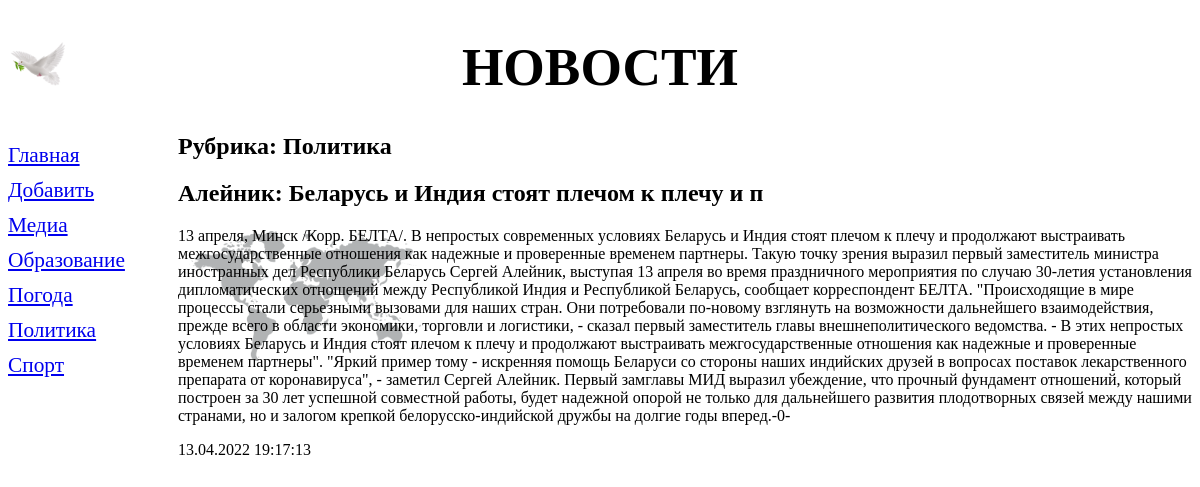
The page /bboard/2/ on the database its author committed.
### bboard/models.py (models this page shows, shortened)
class Rubric(models.Model):
    name = models.CharField(max_length=20, db_index=True, verbose_name='Haзвaниe')
    class Meta:
        verbose_name_plural = 'Рубрики'
        verbose_name = 'Рубрика'
        ordering = ['name']

class Bb(models.Model):
    title = models.CharField(max_length=50, verbose_name='Событие')
    content = models.TextField(null=True, blank=True, verbose_name='Описание')
    price = models.FloatField(null=True, blank=True, verbose_name='Рейтинг актуальности')
    published = models.DateTimeField(auto_now_add=True, db_index=True, verbose_name='Опубликовано')
    rubric = models.ForeignKey('Rubric', null=True, on_delete=models.PROTECT, verbose_name='Рубрика')
    class Meta:
        verbose_name_plural = 'События'
        verbose_name = 'Событие'
        ordering = ['-published']

### bboard/views.py (the view)
# urls.py: path('<int:rubric_id>/', by_rubric, name='by_rubric'),
def by_rubric(request, rubric_id):
    bbs = Bb.objects.filter(rubric=rubric_id)
    rubrics = Rubric.objects.all()
    current_rubric = Rubric.objects.get(pk=rubric_id)
    context = {'bbs': bbs, 'rubrics': rubrics,
               'current_rubric': current_rubric}
    return render(request, 'bboard/by_rubric.html', context)

### bboard/templates/bboard/by_rubric.html (shortened to what this page needs)
{% extends "layout/basic.html" %}
{% block content %}
<h2>Рубрика: {{ current_rubric.name }}</h2>
{% for bb in bbs %} <div>
<h2>{{ bb.title }}</h2>
<p>{{ bb.content }}</p>
<p>{{ bb.published|date:"d.m.Y H:i:s" }}</p>
</div>
{% endfor %}
{% endblock %}

### bboard/templates/layout/basic.html (shortened to what this page needs)
{% load static %}
{% load static %}
<!DOCTYPE html>
<html>
<head>
    <link rel="stylesheet" type="text/css"
        href="{% static 'bboard/style.css' %}">
</head>
<body>
<header>
    <h1>Новости</h1>
</header>
<nav>
    <a href="{% url 'index' %}">Главная</a>
    <a href="{% url 'add' %}">Добавить</a>
    {% for rubric in rubrics %}
    <a href="{% url 'by_rubric' rubric.pk %}">
        {{ rubric.name }}</a>
    {% endfor %}
</nav>
<section>
    {% block content %} {% endblock %}
</section>
</body>
</html>

### bboard/static/bboard/style.css (style rules this page uses)
header h1 { font-size: 40pt; text-transform: uppercase; text-align: center; background: url("pngegg.png") left / auto 100% no-repeat; }
nav { font-size: 16pt; width: 150px; float: left; }
nav a { display: block; margin: 10px 0px; }
section { margin-left: 170px; background: url("pngwing.png") left / auto 40% no-repeat; }

### rows shown on the page
Rubric: name "Медиа"
Rubric: name "Образование"
Rubric: name "Погода"
Rubric: name "Политика"
Rubric: name "Спорт"
Bb: title "Алейник: Беларусь и Индия стоят плечом к плечу и п", content "13 апреля, Минск /Корр. БЕЛТА/. В непростых современных условиях Беларусь и Индия стоят плечом к плечу и продолжают выстраивать межгосударственные отношения как надежные и проверенные временем партнеры. Такую точку зрения выразил первый заместитель министра иностранных дел Республики Беларусь Сергей Алейник, выступая 13 апреля во время праздничного мероприятия по случаю 30-летия установления дипломатических отношений между Республикой Индия и Республикой Беларусь, сообщает корреспондент БЕЛТА. \"Происходящие в мире процессы стали серьезными вызовами для наших стран. Они потребовали по-новому взглянуть на возможности дальнейшего взаимодействия, прежде всего в области экономики, торговли и…", published "13.04.2022 19:17:13"
